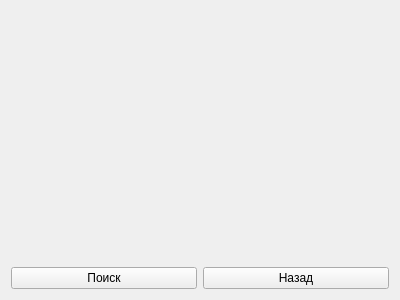
<?xml version="1.0" encoding="UTF-8"?>
<ui version="4.0">
 <class>FindApartment</class>
 <widget class="QWidget" name="FindApartment">
  <property name="geometry">
   <rect>
    <x>0</x>
    <y>0</y>
    <width>400</width>
    <height>300</height>
   </rect>
  </property>
  <property name="windowTitle">
   <string>Form</string>
  </property>
  <layout class="QGridLayout" name="gridLayout">
   <item row="0" column="0">
    <layout class="QVBoxLayout" name="mainLayout">
     <item>
      <spacer name="verticalSpacer_2">
       <property name="orientation">
        <enum>Qt::Vertical</enum>
       </property>
       <property name="sizeHint" stdset="0">
        <size>
         <width>20</width>
         <height>40</height>
        </size>
       </property>
      </spacer>
     </item>
     <item>
      <layout class="QHBoxLayout" name="horizontalLayout">
       <item>
        <widget class="QPushButton" name="mpFind">
         <property name="text">
          <string>Поиск</string>
         </property>
        </widget>
       </item>
       <item>
        <widget class="QPushButton" name="mpBack">
         <property name="text">
          <string>Назад</string>
         </property>
        </widget>
       </item>
      </layout>
     </item>
    </layout>
   </item>
  </layout>
 </widget>
 <resources/>
 <connections/>
</ui>
